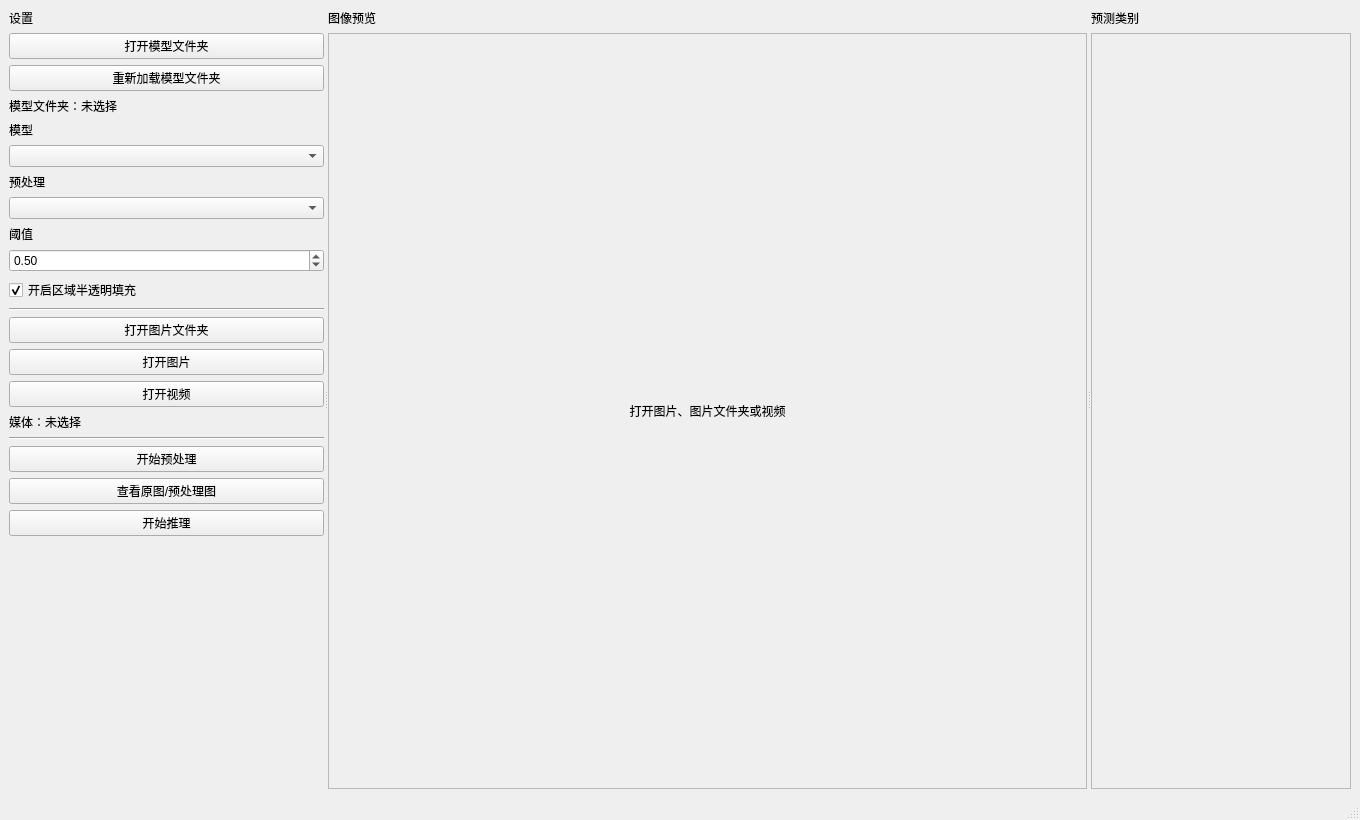
<?xml version="1.0" encoding="UTF-8"?>
<ui version="4.0">
 <class>MainWindow</class>
 <widget class="QMainWindow" name="MainWindow">
  <property name="geometry">
   <rect>
    <x>0</x>
    <y>0</y>
    <width>1360</width>
    <height>820</height>
   </rect>
  </property>
  <property name="windowTitle">
   <string>SWRD ONNX Segmentation Viewer</string>
  </property>
  <widget class="QWidget" name="centralwidget">
   <layout class="QHBoxLayout" name="horizontalLayout">
    <item>
     <widget class="QSplitter" name="mainSplitter">
      <property name="orientation">
       <enum>Qt::Orientation::Horizontal</enum>
      </property>
      <widget class="QWidget" name="settingsPanel">
       <property name="minimumSize">
        <size>
         <width>280</width>
         <height>0</height>
        </size>
       </property>
       <property name="maximumSize">
        <size>
         <width>360</width>
         <height>16777215</height>
        </size>
       </property>
       <layout class="QVBoxLayout" name="settingsLayout">
        <item>
         <widget class="QLabel" name="settingsTitle">
          <property name="text">
           <string>设置</string>
          </property>
         </widget>
        </item>
        <item>
         <widget class="QPushButton" name="btnOpenModelDir">
          <property name="text">
           <string>打开模型文件夹</string>
          </property>
         </widget>
        </item>
        <item>
         <widget class="QPushButton" name="btnReloadModels">
          <property name="text">
           <string>重新加载模型文件夹</string>
          </property>
         </widget>
        </item>
        <item>
         <widget class="QLabel" name="modelDirLabel">
          <property name="text">
           <string>模型文件夹：未选择</string>
          </property>
          <property name="wordWrap">
           <bool>true</bool>
          </property>
         </widget>
        </item>
        <item>
         <widget class="QLabel" name="modelLabel">
          <property name="text">
           <string>模型</string>
          </property>
         </widget>
        </item>
        <item>
         <widget class="QComboBox" name="comboModel"/>
        </item>
        <item>
         <widget class="QLabel" name="preprocessLabel">
          <property name="text">
           <string>预处理</string>
          </property>
         </widget>
        </item>
        <item>
         <widget class="QComboBox" name="comboPreprocess"/>
        </item>
        <item>
         <widget class="QLabel" name="thresholdLabel">
          <property name="text">
           <string>阈值</string>
          </property>
         </widget>
        </item>
        <item>
         <widget class="QDoubleSpinBox" name="spinThreshold">
          <property name="decimals">
           <number>2</number>
          </property>
          <property name="minimum">
           <double>0.000000000000000</double>
          </property>
          <property name="maximum">
           <double>1.000000000000000</double>
          </property>
          <property name="singleStep">
           <double>0.050000000000000</double>
          </property>
          <property name="value">
           <double>0.500000000000000</double>
          </property>
         </widget>
        </item>
        <item>
         <widget class="QCheckBox" name="checkFillOverlay">
          <property name="text">
           <string>开启区域半透明填充</string>
          </property>
          <property name="checked">
           <bool>true</bool>
          </property>
         </widget>
        </item>
        <item>
         <widget class="Line" name="lineModelMedia">
          <property name="orientation">
           <enum>Qt::Orientation::Horizontal</enum>
          </property>
         </widget>
        </item>
        <item>
         <widget class="QPushButton" name="btnOpenImageDir">
          <property name="text">
           <string>打开图片文件夹</string>
          </property>
         </widget>
        </item>
        <item>
         <widget class="QPushButton" name="btnOpenImage">
          <property name="text">
           <string>打开图片</string>
          </property>
         </widget>
        </item>
        <item>
         <widget class="QPushButton" name="btnOpenVideo">
          <property name="text">
           <string>打开视频</string>
          </property>
         </widget>
        </item>
        <item>
         <widget class="QLabel" name="mediaLabel">
          <property name="text">
           <string>媒体：未选择</string>
          </property>
          <property name="wordWrap">
           <bool>true</bool>
          </property>
         </widget>
        </item>
        <item>
         <widget class="Line" name="lineActions">
          <property name="orientation">
           <enum>Qt::Orientation::Horizontal</enum>
          </property>
         </widget>
        </item>
        <item>
         <widget class="QPushButton" name="btnPreprocess">
          <property name="text">
           <string>开始预处理</string>
          </property>
         </widget>
        </item>
        <item>
         <widget class="QPushButton" name="btnTogglePreview">
          <property name="text">
           <string>查看原图/预处理图</string>
          </property>
         </widget>
        </item>
        <item>
         <widget class="QPushButton" name="btnInfer">
          <property name="text">
           <string>开始推理</string>
          </property>
         </widget>
        </item>
        <item>
         <spacer name="settingsSpacer">
          <property name="orientation">
           <enum>Qt::Orientation::Vertical</enum>
          </property>
          <property name="sizeHint" stdset="0">
           <size>
            <width>20</width>
            <height>40</height>
           </size>
          </property>
         </spacer>
        </item>
       </layout>
      </widget>
      <widget class="QWidget" name="imagePanel">
       <layout class="QVBoxLayout" name="imageLayout" stretch="0,1">
        <item>
         <widget class="QLabel" name="imageTitle">
          <property name="maximumSize">
           <size>
            <width>16777215</width>
            <height>24</height>
           </size>
          </property>
          <property name="font">
           <font>
            <pointsize>9</pointsize>
            <bold>false</bold>
           </font>
          </property>
          <property name="text">
           <string>图像预览</string>
          </property>
         </widget>
        </item>
        <item>
         <widget class="QLabel" name="imageLabel">
          <property name="minimumSize">
           <size>
            <width>320</width>
            <height>320</height>
           </size>
          </property>
          <property name="frameShape">
           <enum>QFrame::Shape::StyledPanel</enum>
          </property>
          <property name="text">
           <string>打开图片、图片文件夹或视频</string>
          </property>
          <property name="alignment">
           <set>Qt::AlignmentFlag::AlignCenter</set>
          </property>
         </widget>
        </item>
       </layout>
      </widget>
      <widget class="QWidget" name="classPanel">
       <property name="minimumSize">
        <size>
         <width>260</width>
         <height>0</height>
        </size>
       </property>
       <property name="maximumSize">
        <size>
         <width>360</width>
         <height>16777215</height>
        </size>
       </property>
       <layout class="QVBoxLayout" name="classPanelLayout" stretch="0,1">
        <item>
         <widget class="QLabel" name="classTitle">
          <property name="text">
           <string>预测类别</string>
          </property>
         </widget>
        </item>
        <item>
         <widget class="QScrollArea" name="classScrollArea">
          <property name="widgetResizable">
           <bool>true</bool>
          </property>
          <widget class="QWidget" name="classListWidget">
           <property name="geometry">
           <rect>
             <x>0</x>
             <y>0</y>
             <width>260</width>
             <height>752</height>
            </rect>
           </property>
           <layout class="QVBoxLayout" name="classListLayout">
            <item>
             <spacer name="classListSpacer">
              <property name="orientation">
               <enum>Qt::Orientation::Vertical</enum>
              </property>
              <property name="sizeHint" stdset="0">
               <size>
                <width>20</width>
                <height>40</height>
               </size>
              </property>
             </spacer>
            </item>
           </layout>
          </widget>
         </widget>
        </item>
       </layout>
      </widget>
     </widget>
    </item>
   </layout>
  </widget>
  <widget class="QStatusBar" name="statusbar"/>
 </widget>
 <resources/>
 <connections/>
</ui>
